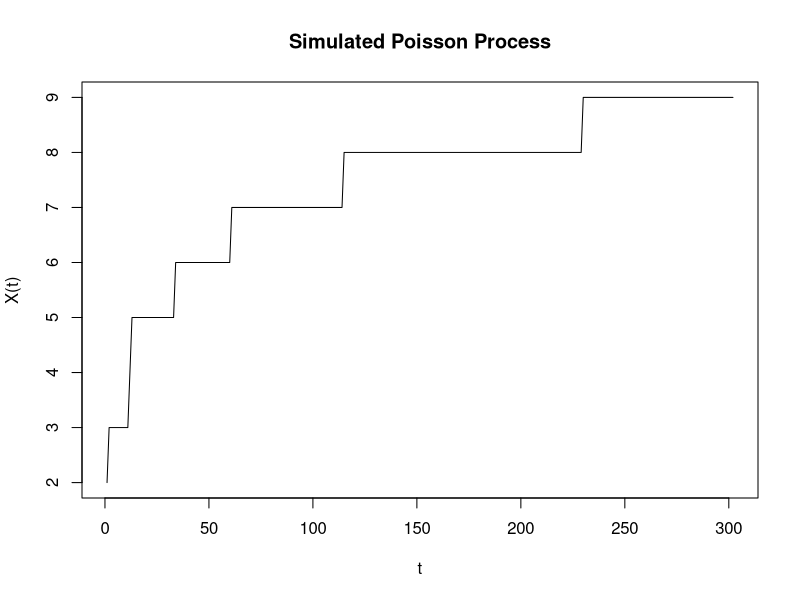

This figure's R source:
poissonProcessSim <- function(i, l, t, lambda){
  x = numeric(); #initialise X
  x[1] = i; #initial state of the process
  tl = numeric(); #initialise arrival times
  tl[1] = 0; #t0
  
  for (j in 2:l) {
    #Generate arrival times : t0 = 0, t1 = e1, t2 = e1 + e2, ..., tl = e1 + ... + el
    tl[j] = sum(tl) + rexp(1, lambda);
  }
  
  for (j in 1:length(t)) {
    for (k in 2:length(tl)) {
      if(t[j]>=tl[k-1] & t[j]<=tl[k]){
        x[j+1] = x[1] + (k-1);
      }
    }
  }
  
  #return simulated poisson process
  return(x);
  
}

#example
arrivalTimes = seq(from=0, to=300, by=1);
poissonSim = poissonProcessSim(i = 2, l = 25, t = arrivalTimes, lambda = 0.3);

plot(poissonSim, type = 'l', ylab = 'X(t)', xlab = 't', main = 'Simulated Poisson Process')

